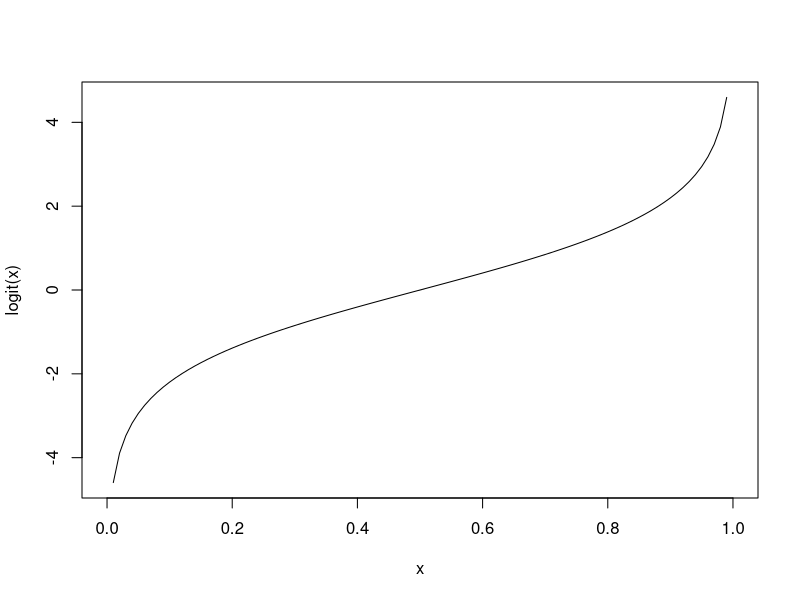
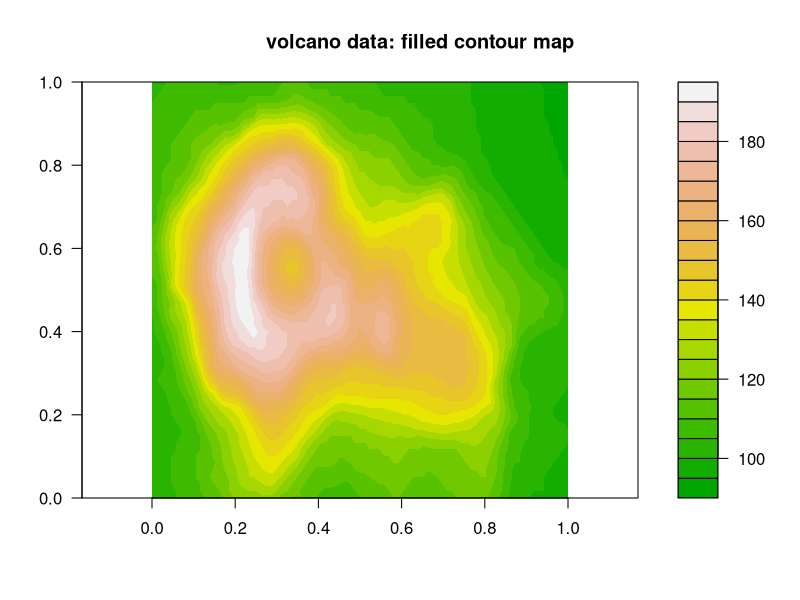

Generate these figures, in order, with R:

#  R Bootcamp #1, submodule 2.2 ---------------------------
#    University of Nevada, Reno         
#    PROGRAMMING: FUNCTIONS AND MORE         


# Start with blank workspace -------------------

rm(list=ls())


## We can write our own functions. Useful if we have to repeat the same operations over and over with different inputs.
my.mean <- function(x){       # 'x' is the function argument- 'x' stands in for whatever numeric vector the user wants
    m <- sum(x)/length(x)
    return(m)
}

foo <- c(2, 4, 6, 8)
my.mean(foo)



## A function to square the arguments.
square <- function(x){
    x^2
}

## Square a single value (scalar).
square(2)

## Square all elements of a vector.
square(1:10)



## Often, we need to write functions that are not included in the base R package e.g., the logit function.
## Calculate the log-odds (logit).
logit <- function(x){
    log(x/(1-x))
}

## Calculate logit of 0.9.
logit(.9)

## Sequence between 0 and 1.
x <- seq(from = 0, to = 1, by = 0.01)

## Caclulate the logit of a vector.
logit.x <- logit(x)
logit.x

## Plot x on x-axis, and logit(x) on y axis.
plot(x, logit.x, type = 'l',xlab="x",ylab="logit(x)")    # View the output graphically.




#  if...else statements -----------------------

# Draw a sample from a Binomial distribution with p = 0.7 (here, p represents detection probability).
p <- 0.7            # probability of detection
x <- rbinom(n = 1, size = 1, prob = p)      # single 'coin flip' with prob success equal to p

if (x > 0) {
    print("detected")
} else {
    print("not detected")
}


#  ifelse()  --------------------------------

## Note if...else only works for running one logical (T/F) test at a time. If we have a spreadsheet with lots of data, we need something else.
n.samples <- 100

## 100 samples from a binomial distribution with detection probability p = 0.7.
y <- rbinom(n = n.samples, size = 1, prob = p)
y

## Use ifelse d
detection.history <- ifelse(y == 1, "Detected", "Not detected")
detection.history

## Going the other direction.
ifelse(detection.history == "Detected", 1, 0)

xt  <-  cbind(rbinom(10, 1, .5), rbinom(10, 1, .6))
xt
ifelse(xt[, 1] > 0 & xt[, 2] > 0, "Detected twice",
       "Not detected twice")



#  for loops  --------------------------

for(i in 1:10){
  print(i)
}

for(j in c(2,4,6,8,10)){    
  print(j)
}

n.iter <- 10                   # another alternative!
count <- 0
for(i in 1:n.iter){
  count <- count+1            # assign a new value of count equal to the old value of count plus 1
  print(count)
}



  # closer look at iteration vector:
1:n.iter


## A for-loop for dependent sequence (here, the Fibonacci sequence)
n.iter <- 10
x <- rep(0, n.iter)           # set up vector of all zeros
x[1] <- 1                     # assign x_1  <-  1
x[2] <- 1                     # assign x_2 = 0
for(i in 3:n.iter){
  x[i] <- x[i-1]+x[i-2]       # x_i = x_(i-1) + x_(i-2)
}
x



### apply (another way to iterate) ------------------

W <- matrix(rnorm(4, 10, 3), nrow = 2, ncol = 2)  # Create a 2X2 matrix using a Normal random number generator with mu=10 and sd=3
W

## For each row, calculate the mean.
apply(W, 1, mean)

## For each column, calculate the mean.
apply(W, 2, mean)

## Apply your own custom function to each row in a matrix.
MyFunc <- function(x){
    2+sum(x/5)-3/2*mean(x)^2
}
apply(W, 1, MyFunc)

# lapply: apply a function across a list or vector --------------

# apply the "exp()" function to each element in the vector 1:5 

lapply(1:5,function(x) exp(x)) 


# compute the square root of volume for the first five trees in the 'trees' dataset

lapply(1:5, function(t) sqrt(trees$Volume[t]))


# sapply: same thing as 'lapply' but simplifies the returned object (i.e., into a vector if the function returns a scalar...)

mylist <- list()
mylist[[1]] <- seq(1,5,length=10)
mylist[[2]] <- c(1,.5,-.4)
mylist[[3]] <- matrix(rnorm(12,10,3),nrow=3)
sapply(mylist,function(x) sum(x)) 



x=c(5,4,7,3,10,2,5,4,7,6)


filled.contour(volcano, color.palette = terrain.colors, asp = 1)
title(main = "volcano data: filled contour map")



# CHALLENGE EXERCISES   -------------------------------------

#1: Create a custom function to calculate the predicted value y 
#    for the equation y = beta_0 + beta_1*x for any value of 
#    beta_0, beta_1 and x. Assume that beta_0 and 
#    beta_1 are both scalar, whereas x is a numeric vector. 
#    Use this function to calculate y for the values of 
#    $x$ = 1,...,10 with $\beta_0 = 2$, and $\beta_1= -1$. 
#    Use base R plotting (`plot()` function) to plot the results.
#
#2: Write a FOR loop that takes a numeric vector as input and 
#    computes the cumulative mean (for each element of the vector, 
#    compute the mean of all previous elements of the vector, 
#    including the current element). 
#
#3: Using the built-in 'volcano' dataset (a matrix of elevation data 
#    with columns representing longitude and rows representing latitude),
#    calculate the standard deviation of elevation as an index of
#    'ruggedness' from the rows () of the volcano elevation data matrix.
#    Using the "apply()" function. Which row (latitude band) of the
#    'volcano' dataset has the most rugged terrain?

